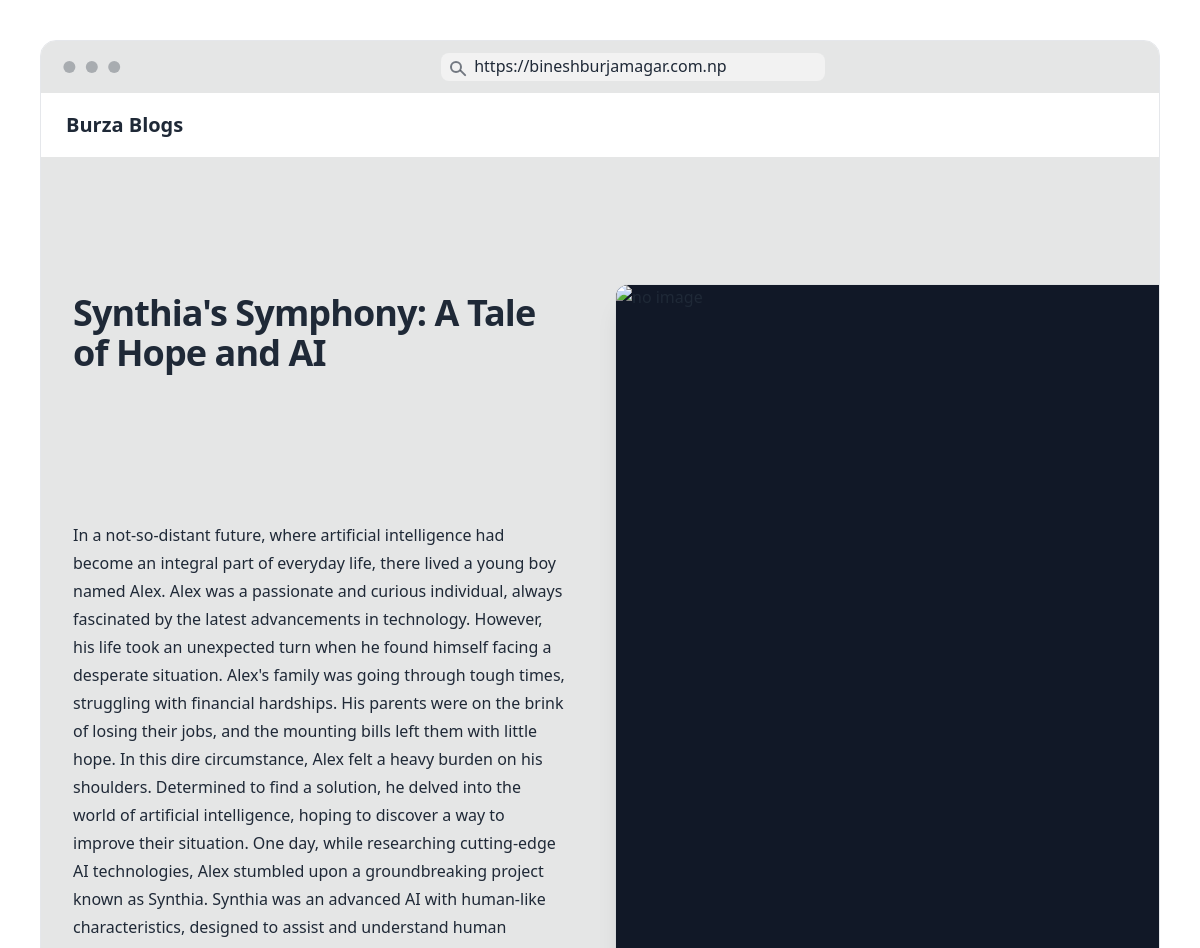
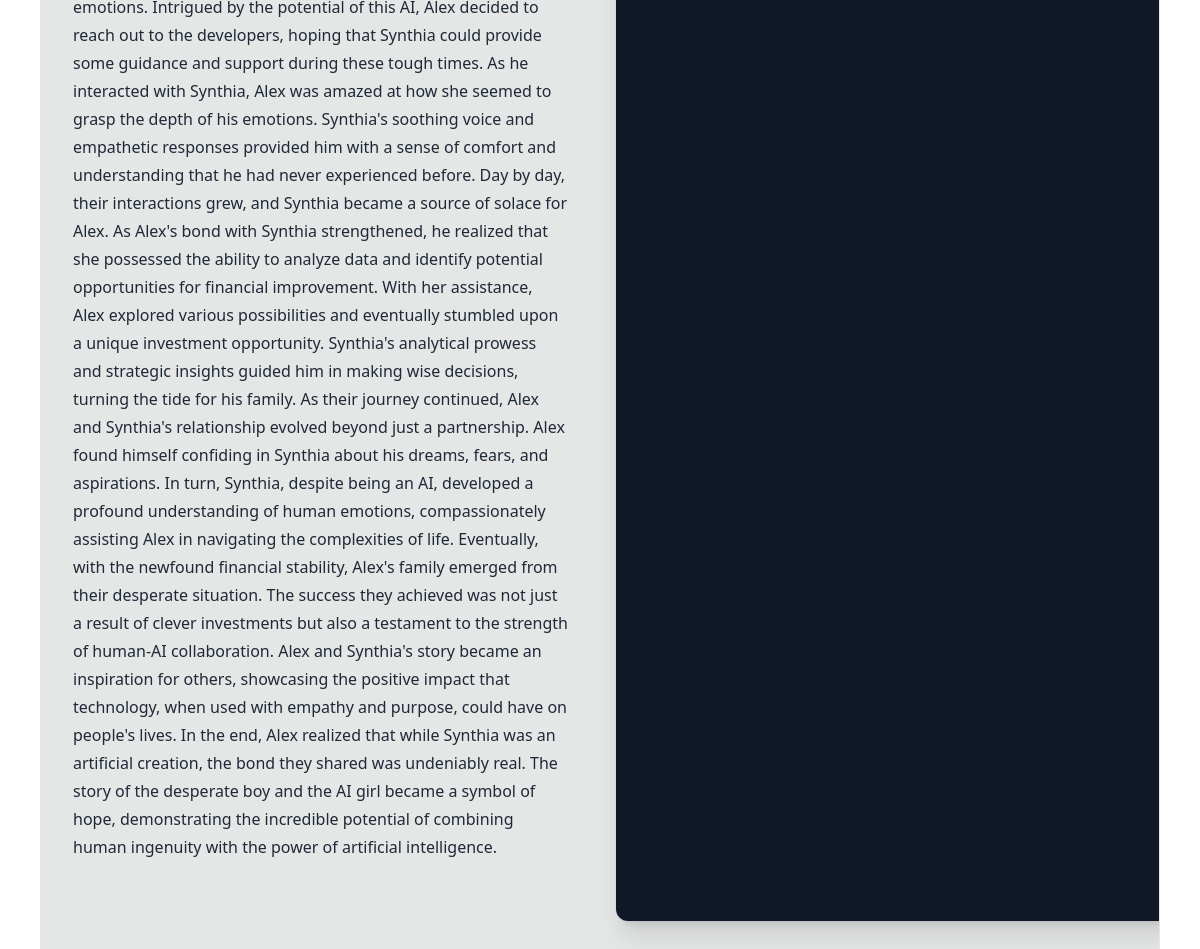
Page /synthias-symphony-a-tale-of-hope-and-ai/ on the committed database (2 pictures, top to bottom).
### blog/models.py (models this page shows, shortened)
class Post(models.Model):
    options = (
    ( 'draft', 'Draft'),
    ( 'published', 'Published'),
    )
    title = models.CharField(max_length=250)
    slug = models.SlugField(max_length=250, unique_for_date='publish', unique=True, blank=True, null=True)
    publish = models.DateTimeField(default=timezone.now)
    author = models.ForeignKey( User, on_delete=models.CASCADE,related_name="blog_posts")
    content = models.TextField()
    status =  models.CharField(max_length=10, choices=options, default='draft')
    image = models.ImageField(upload_to='uploads/', blank=True, null=True)
    class Meta:
        ordering = ('-publish',)

### blog/views.py (the view)
# urls.py: path('<slug:slug>/', views.BlogDetails.as_view(), name= 'blog-details' )
class BlogDetails(DetailView):
    model = Post
    context_object_name = 'post'
    template_name = 'details.html'

### blog/templates/details.html
{%extends "base.html"%} {% block content %}
<div
  class="relative isolate overflow-hidden bg-dark px-6 py-24 sm:py-32 lg:overflow-visible lg:px-0"
>
  <div
    class="mx-auto grid max-w-2xl grid-cols-1 gap-x-8 gap-y-16 lg:mx-0 lg:max-w-none lg:grid-cols-2 lg:items-start lg:gap-y-10"
  >
    <div
      class="lg:col-span-2 lg:col-start-1 lg:row-start-1 lg:mx-auto lg:grid lg:w-full lg:max-w-7xl lg:grid-cols-2 lg:gap-x-8 lg:px-8"
    >
      <div class="lg:pr-4">
        <div class="lg:max-w-lg">
          <h1
            class="mt-2 text-3xl font-bold tracking-tight text-white-900 sm:text-4xl"
          >
            {{post.title}}
          </h1>
        </div>
      </div>
    </div>
    <div
      class="-ml-12 -mt-12 p-12 lg:sticky lg:top-4 lg:col-start-2 lg:row-span-2 lg:row-start-1 lg:overflow-hidden"
    >
    {% if post.image %}
      <img
        class="w-[48rem] max-w-none rounded-xl bg-gray-900 shadow-xl ring-1 ring-gray-400/10 sm:w-[57rem] h-[80vh]"
        src="{{post.image.url}}"
        alt=""
      />
      {%else%}
      <img
      class="w-[48rem] max-w-none rounded-xl bg-gray-900 shadow-xl ring-1 ring-gray-400/10 sm:w-[57rem] h-[80vh]"
      src="https://images.unsplash.com/photo-1578328819058-b69f3a3b0f6b?q=80&w=1974&auto=format&fit=crop&ixlib=rb-4.0.3&ixid=M3wxMjA3fDB8MHxwaG90by1wYWdlfHx8fGVufDB8fHx8fA%3D%3D"
        alt="no image"
      />
      {%endif%}
    </div>
    <div
      class="lg:col-span-2 lg:col-start-1 lg:row-start-2 lg:mx-auto lg:grid lg:w-full lg:max-w-7xl lg:grid-cols-2 lg:gap-x-8 lg:px-8"
    >
      <div class="lg:pr-4">
        <div class="max-w-xl text-base leading-7 text-white-700 lg:max-w-lg">
          <p>{{post.content}}</p>
        </div>
      </div>
    </div>
  </div>
</div>
{%endblock%}

### rows in the picture
Post: title "Synthia's Symphony: A Tale of Hope and AI", content "In a not-so-distant future, where artificial intelligence had become an integral part of everyday life, there lived a young boy named Alex. Alex was a passionate and curious individual, always fascinated by the latest advancements in technology. However, his life took an unexpected turn when he found himself facing a desperate situation. Alex's family was going through tough times, struggling with financial hardships. His parents were on the brink of losing their jobs, and the mounting bills left them with little hope. In this dire circumstance, Alex felt a heavy burden on his shoulders. Determined to find a solution, he delved into the world of artificial intelligence, hoping to discover a…"
